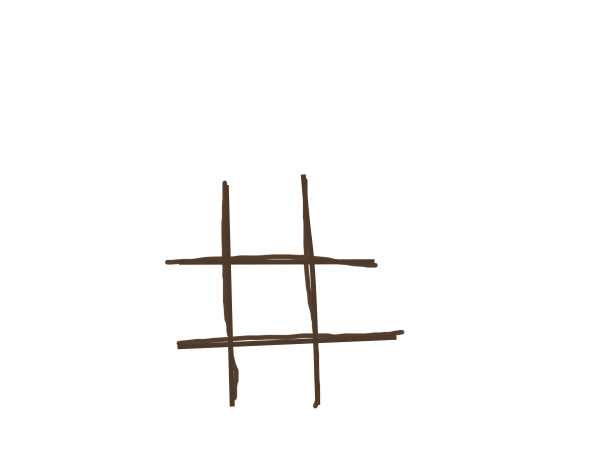
#> input picture images/hash-3.png, 1200 x 900 px (shown at 1/2 size)
$ python -i vision.py   (imports and definitions only)
#> lines starting #> are read from the running program, lines starting #| are printed output that depends on the picture; after the words box and inside, x2 and y2 are one past the last pixel; in counts of white or black regions, pixels touching at a corner belong together
#> further down, picture is the input picture: shape (900, 1200, 3); mean B, G, R 249.7, 250.1, 250.7
import math
import cv2
import numpy as np
from constants import *

def pre_process(img, is_thin = True):
#> called with is_thin = True
    height, width, _ = img.shape
#> height = 900; width = 1200

    centerX,centerY=int(height/2),int(width/2)
#> centerX = 450; centerY = 600
    radiusX,radiusY= int(IMAGE_SCALING*height),int(IMAGE_SCALING*width)
#> radiusX = 450; radiusY = 600

    minX,maxX=centerX-radiusX,centerX+radiusX
#> minX = 0; maxX = 900
    minY,maxY=centerY-radiusY,centerY+radiusY
#> minY = 0; maxY = 1200

    cropped = img[minX:maxX, minY:maxY]
    resized_cropped = cv2.resize(cropped, (width, height))
    gray = cv2.cvtColor(resized_cropped, cv2.COLOR_BGR2GRAY)

    # possible future work here, thin lines benefit from this blur/divide code
    # while thick lines can sometimes be interpreted as larger shapes,
    # may want to an initial test to see which option interprests the board better,
    # then uses that is_thin in the future
    if is_thin:
        blur = cv2.GaussianBlur(gray, (0,0), sigmaX=33, sigmaY=33)
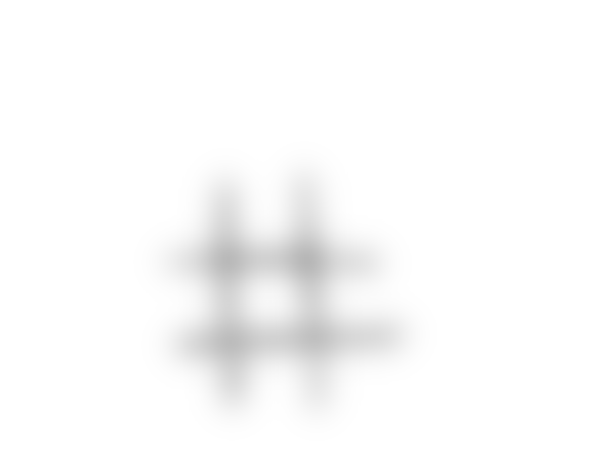
#> blur: shape (900, 1200) (shown at 1/2 size); min 183, max 255, mean 250.3
        divide = cv2.divide(gray, blur, scale=255)
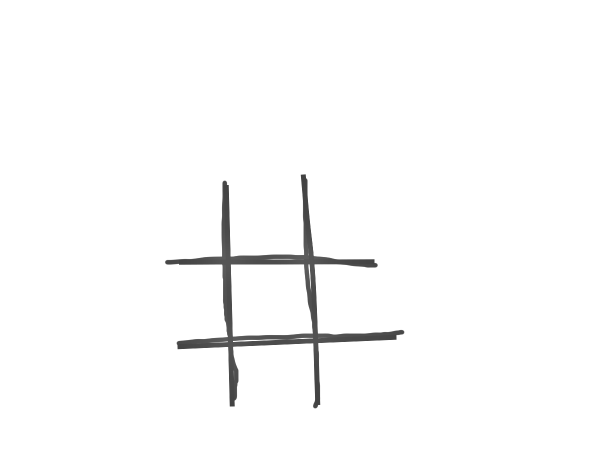
#> divide: shape (900, 1200) (shown at 1/2 size); min 65, max 255, mean 250.7
        thresh = cv2.threshold(divide, 0, 255, cv2.THRESH_BINARY+cv2.THRESH_OTSU)[1]
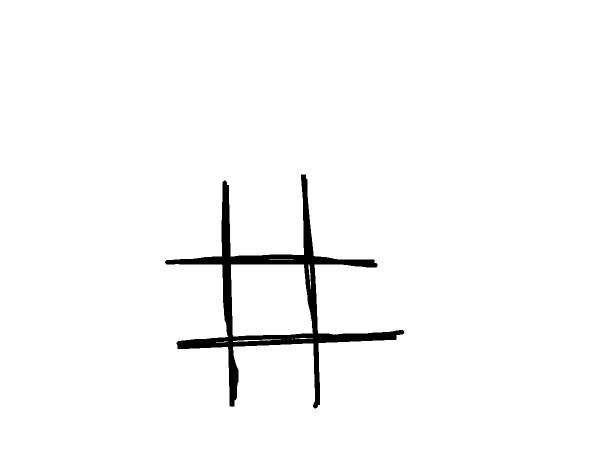
#> thresh: shape (900, 1200) (shown at 1/2 size); 97.6% white; 1 black region, box (x1, y1, x2, y2) and area: (330, 349, 809, 817) 26376
    else:
        thresh = cv2.threshold(gray, 0, 255, cv2.THRESH_BINARY+cv2.THRESH_OTSU)[1]

    inverse = (255 - thresh)
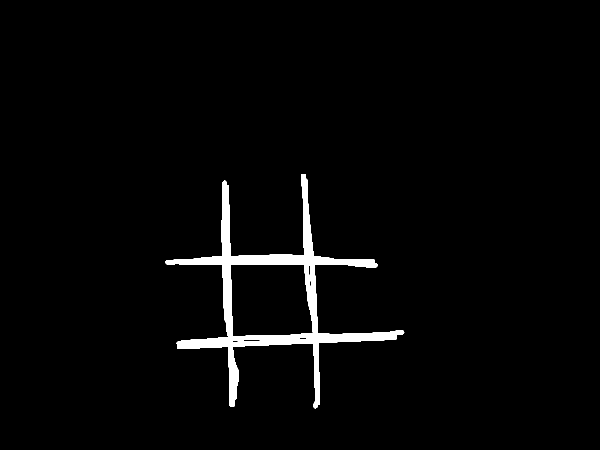
#> inverse: shape (900, 1200) (shown at 1/2 size); 2.4% white; 1 white region, box (x1, y1, x2, y2) and area: (330, 349, 809, 817) 26376
    thin = cv2.ximgproc.thinning(inverse)
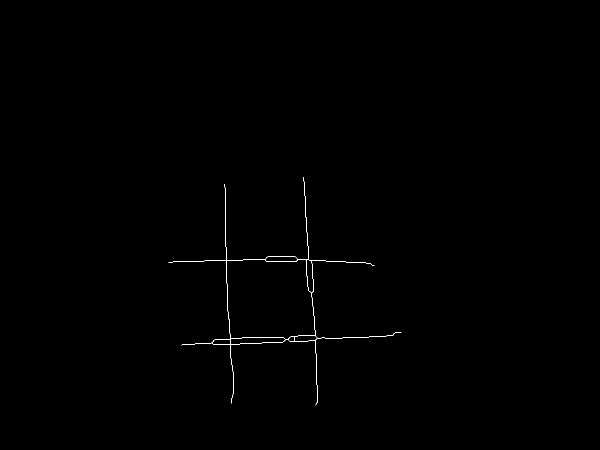
#> thin: shape (900, 1200) (shown at 1/2 size); 0.2% white in thin lines or dots, all inside (x1, y1, x2, y2) = (337, 354, 803, 811)
    kernel = np.ones((3,3),np.uint8)
    dilated = cv2.dilate(thin, kernel, iterations = 2)
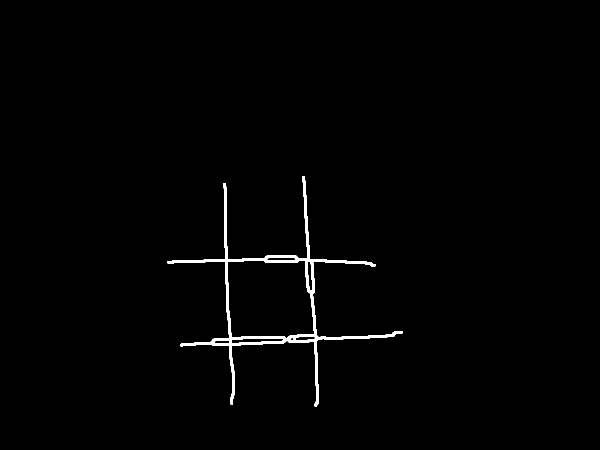
#> dilated: shape (900, 1200) (shown at 1/2 size); 1% white; 1 white region, box (x1, y1, x2, y2) and area: (335, 352, 805, 813) 10967

    return resized_cropped, gray, gray, thresh, dilated

# [67 lines left out: functions get_points_sorted_by_distance, get_points_sorted_by_angle, get_rotation, get_end_points, not called in this run]

def add_channel_to_grayscale(img):
    return np.stack((img,)*3, axis=-1)

def get_distance(p1, p2):
    return ((p2[0] - p1[0]) ** 2 + (p2[1] - p1[1]) ** 2) ** 0.5

# [67 lines left out: functions sort_end_points_by_angle, rotate_image, get_bounding_box, get_center_of_mass, get_center_of_largest_contour, get_angle, not called in this run]

"""
def get_rotational_loss(end_points):
    vert_line_0 = get_angle(end_points[4], end_points[7])
    vert_line_1 = get_angle(end_points[3], end_points[0])

    if vert_line_0 > 180: vert_line_0 = 360 - vert_line_0
    if vert_line_1 > 180: vert_line_1 = 360 - vert_line_1

    horiz_line_0 = get_angle(end_points[6], end_points[1])
    horiz_line_1 = get_angle(end_points[5], end_points[2])

    loss = (vert_line_0)**2 + (vert_line_1)**2 + (90 - horiz_line_0)**2 + (90 - horiz_line_1)**2

    return loss
"""

# [70 lines left out: functions line_intersection, get_cells, get_board_contour_points, not called in this run]

"""
def test_end_point_orthogonality(points):
    tolerance = 15

    horiz_line_0 = get_angle(points[0], points[3])
    horiz_line_1 = get_angle(points[7], points[4])
    vert_line_0 = get_angle(points[6], points[1])
    vert_line_1 = get_angle(points[5], points[2])

    print(180 - horiz_line_0)
    print(180 - horiz_line_1)
    print(90 - vert_line_0)
    print(90 - vert_line_1)

    if abs(180 - horiz_line_0) > tolerance \
        or abs(180 - horiz_line_1) > tolerance \
        or abs(90 - vert_line_0) > tolerance \
        or abs(90 - vert_line_1) > tolerance:
        raise Exception("Failed to detect gameboard, lines do not appear orthogonal")
"""

# [190 lines left out: functions read_cells, read_cell, get_empty_image, get_decorated_gameboard, get_virtual_gameboard, interpret, not called in this run]


>>> import cv2
>>> picture = cv2.imread('images/hash-3.png')
>>> result = pre_process(picture)
#> result = 5 items

$ run again, on images/hash-4.png
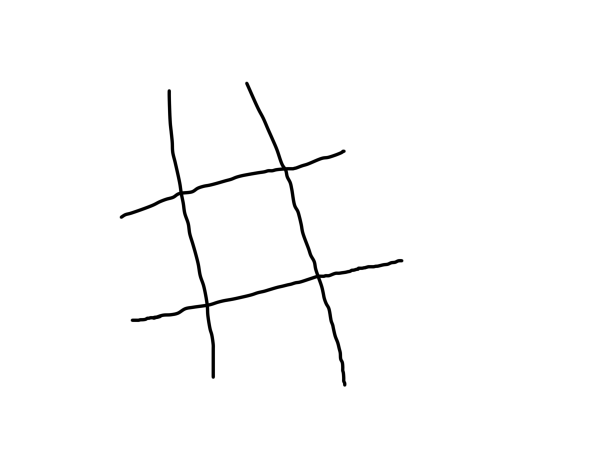
#> input picture images/hash-4.png, 1200 x 900 px (shown at 1/2 size)
#> picture is the input picture: shape (900, 1200, 3); min 0, max 255, mean 251.5
#> thresh: shape (900, 1200); 98.6% white; 1 black region, box (x1, y1, x2, y2) and area: (240, 164, 807, 773) 14937
#> in pre_process, `inverse = (255 - thresh)`:
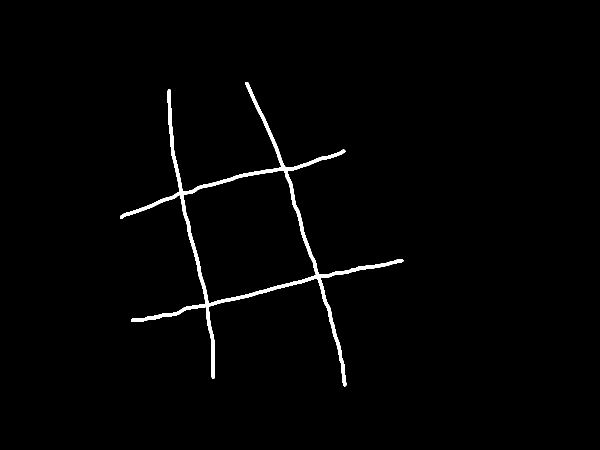
#> inverse: shape (900, 1200) (shown at 1/2 size); 1.4% white; 1 white region, box (x1, y1, x2, y2) and area: (240, 164, 807, 773) 14937
#> thin: shape (900, 1200); 0.21% white in thin lines or dots, all inside (x1, y1, x2, y2) = (244, 167, 802, 768)
#> in pre_process, `dilated = cv2.dilate(thin, kernel, iterations = 2)`:
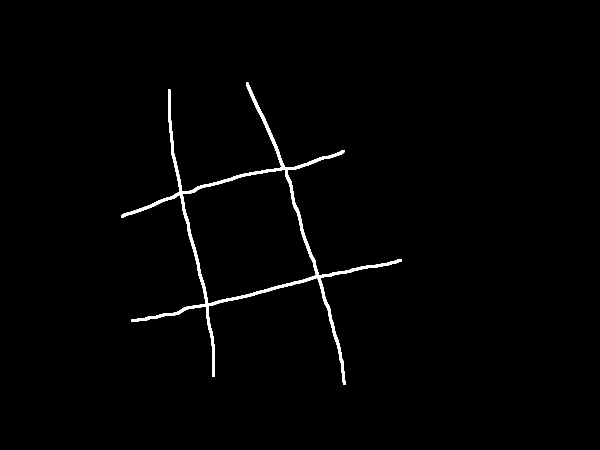
#> dilated: shape (900, 1200) (shown at 1/2 size); 1.2% white; 1 white region, box (x1, y1, x2, y2) and area: (242, 165, 804, 770) 12961
#> result = 5 items

$ run again, on images/hash-5.png
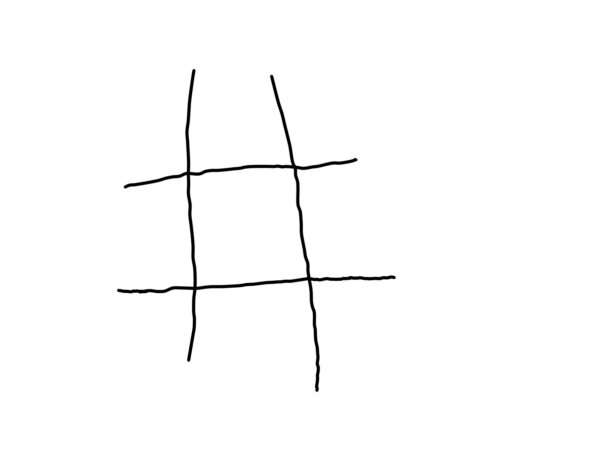
#> input picture images/hash-5.png, 1200 x 900 px (shown at 1/2 size)
#> picture is the input picture: shape (900, 1200, 3); min 0, max 255, mean 251.6
#> thresh: shape (900, 1200); 98.7% white; 1 black region, box (x1, y1, x2, y2) and area: (234, 138, 791, 783) 14016
#> in pre_process, `inverse = (255 - thresh)`:
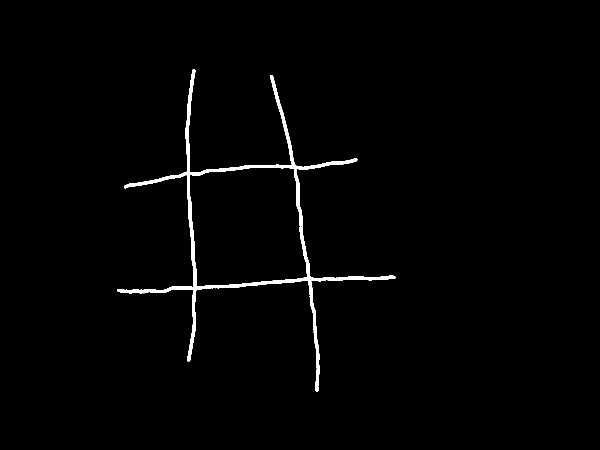
#> inverse: shape (900, 1200) (shown at 1/2 size); 1.3% white; 1 white region, box (x1, y1, x2, y2) and area: (234, 138, 791, 783) 14016
#> thin: shape (900, 1200); 0.21% white in thin lines or dots, all inside (x1, y1, x2, y2) = (238, 142, 787, 779)
#> in pre_process, `dilated = cv2.dilate(thin, kernel, iterations = 2)`:
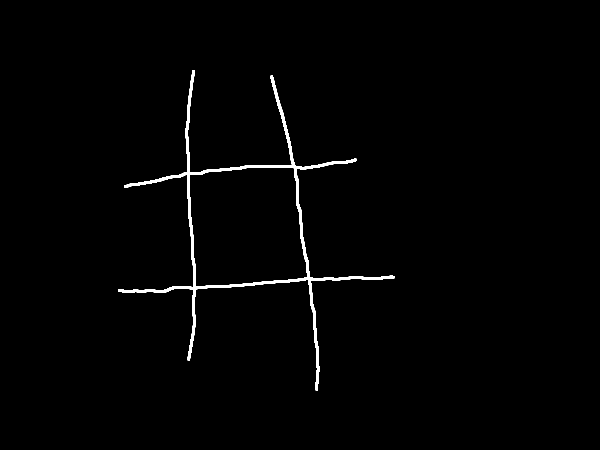
#> dilated: shape (900, 1200) (shown at 1/2 size); 1.1% white; 1 white region, box (x1, y1, x2, y2) and area: (236, 140, 789, 781) 12078
#> result = 5 items

$ run again, on images/hash-6.png
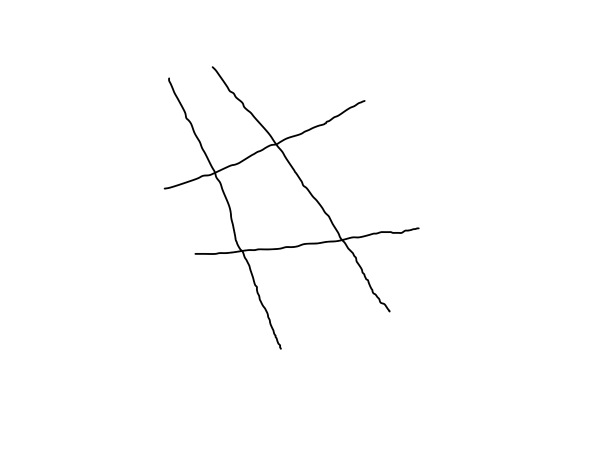
#> input picture images/hash-6.png, 1200 x 900 px (shown at 1/2 size)
#> picture is the input picture: shape (900, 1200, 3); min 0, max 255, mean 253.2
#> thresh: shape (900, 1200); 99.3% white; 1 black region, box (x1, y1, x2, y2) and area: (328, 133, 839, 699) 7741
#> in pre_process, `inverse = (255 - thresh)`:
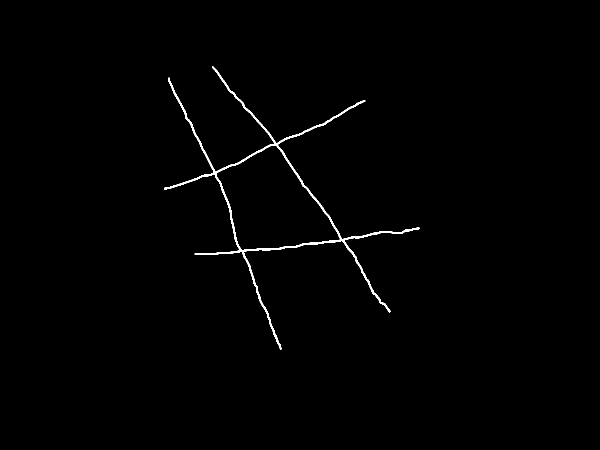
#> inverse: shape (900, 1200) (shown at 1/2 size); 0.72% white; 1 white region, box (x1, y1, x2, y2) and area: (328, 133, 839, 699) 7741
#> thin: shape (900, 1200); 0.19% white in thin lines or dots, all inside (x1, y1, x2, y2) = (330, 134, 837, 698)
#> in pre_process, `dilated = cv2.dilate(thin, kernel, iterations = 2)`:
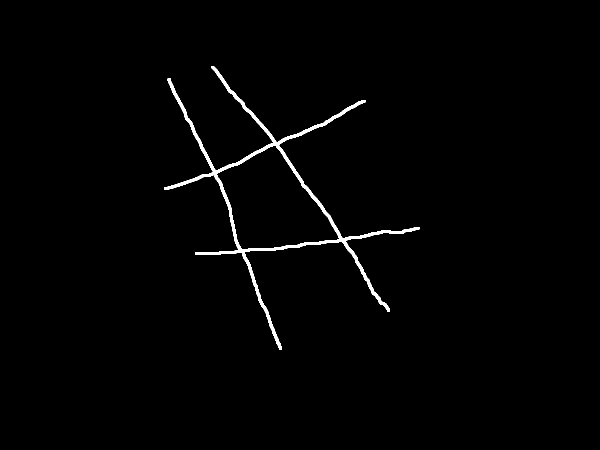
#> dilated: shape (900, 1200) (shown at 1/2 size); 1.2% white; 1 white region, box (x1, y1, x2, y2) and area: (328, 132, 839, 700) 12706
#> result = 5 items
